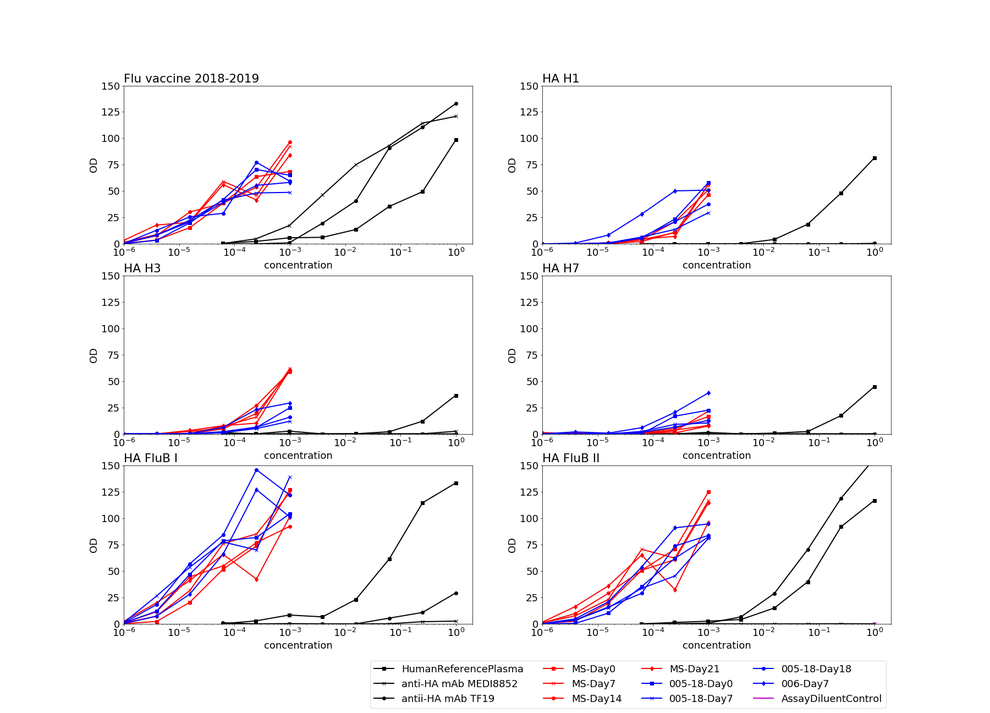
#> input picture notebooks_interpretation/20200330_COVID19Test_fluplate/ODvsConcentrationPerAb.png, 990 x 713 px, shrunk from 1800 x 1296 before the run
$ python -i img_processing.py   (imports and definitions only)
#> lines starting #> are read from the running program, lines starting #| are printed output that depends on the picture
import numpy as np
from skimage.morphology import disk, ball, binary_opening, binary_erosion


def get_unimodal_threshold(input_image):
    """Determines optimal unimodal threshold

    https://users.cs.cf.ac.uk/Paul.Rosin/resources/papers/unimodal2.pdf
    https://www.mathworks.com/matlabcentral/fileexchange/45443-rosin-thresholding

    :param np.array input_image: generate mask for this image
    :return float best_threshold: optimal lower threshold for the foreground
     hist
    """

    hist_counts, bin_edges = np.histogram(
        input_image,
        bins=256,
        range=(input_image.min(), np.percentile(input_image, 99.5))
    )
    bin_centers = (bin_edges[:-1] + bin_edges[1:]) / 2

    # assuming that background has the max count
    max_idx = np.argmax(hist_counts)
    int_with_max_count = bin_centers[max_idx]
    p1 = [int_with_max_count, hist_counts[max_idx]]

    # find last non-empty bin
    pos_counts_idx = np.where(hist_counts > 0)[0]
    last_binedge = pos_counts_idx[-1]
    p2 = [bin_centers[last_binedge], hist_counts[last_binedge]]

    best_threshold = -np.inf
    max_dist = -np.inf
    for idx in range(max_idx, last_binedge, 1):
        x0 = bin_centers[idx]
        y0 = hist_counts[idx]
        a = [p1[0] - p2[0], p1[1] - p2[1]]
        b = [x0 - p2[0], y0 - p2[1]]
        cross_ab = a[0] * b[1] - b[0] * a[1]
        per_dist = np.linalg.norm(cross_ab) / np.linalg.norm(a)
        if per_dist > max_dist:
            best_threshold = x0
            max_dist = per_dist
    assert best_threshold > -np.inf, 'Error in unimodal thresholding'
    return best_threshold


def create_unimodal_mask(input_image, str_elem_size=3):
    """Create a mask with unimodal thresholding and morphological operations

    unimodal thresholding seems to oversegment, erode it by a fraction

    :param np.array input_image: generate masks from this image
    :param int str_elem_size: size of the structuring element. typically 3, 5
    :return: mask of input_image, np.array
    """

    if np.min(input_image) == np.max(input_image):
        thr = np.unique(input_image)
    else:
        thr = get_unimodal_threshold(input_image)
    if len(input_image.shape) == 2:
        str_elem = disk(str_elem_size)
    else:
        str_elem = ball(str_elem_size)
    # remove small objects in mask
    thr_image = binary_opening(input_image > thr, str_elem)
    mask = binary_erosion(thr_image, str_elem)
    return mask

>>> import cv2
>>> picture = cv2.imread('../../notebooks_interpretation/20200330_COVID19Test_fluplate/ODvsConcentrationPerAb.png', cv2.IMREAD_GRAYSCALE)
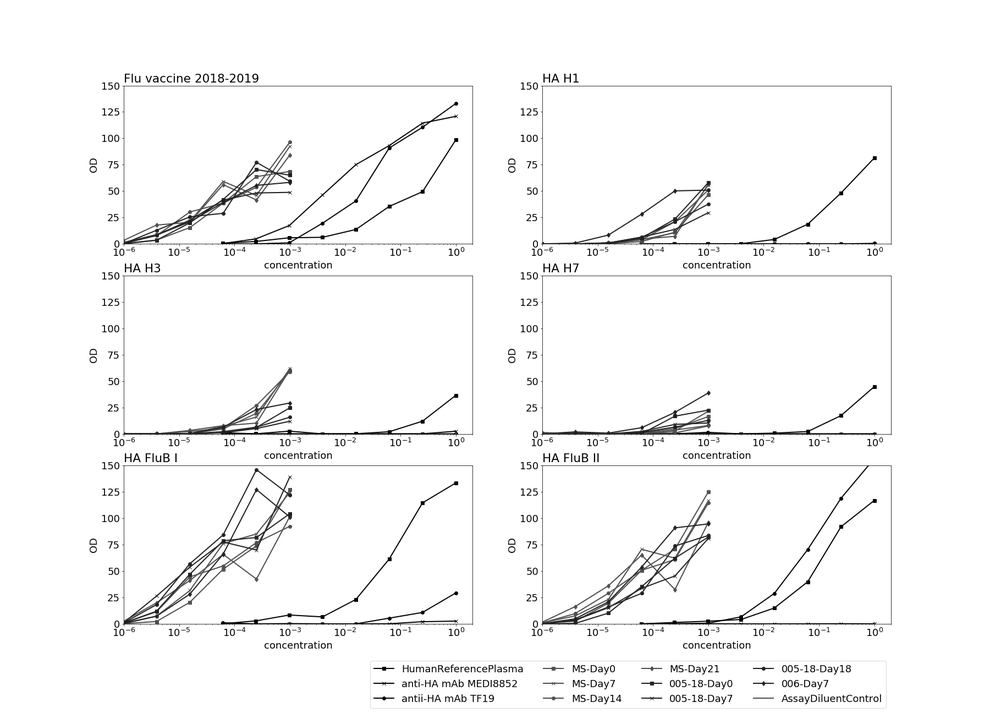
#> picture: shape (713, 990); min 0, max 255, mean 247.2
>>> result = create_unimodal_mask(picture)
#> in get_unimodal_threshold, `hist_counts, bin_edges = np.histogram( input_image, bins=256, range=(i..`: hist_counts = 256 values, max 625466 at index 255, min 32 at index 3, mean 2757.3; bin_edges = 257 values from 0 to 255
#> in get_unimodal_threshold, `bin_centers = (bin_edges[:-1] + bin_edges[1:]) / 2`: bin_centers = 256 values from 0.498 to 254.5
#> in get_unimodal_threshold, `max_idx = np.argmax(hist_counts)`: max_idx = 255
#> in get_unimodal_threshold, `int_with_max_count = bin_centers[max_idx]`: int_with_max_count = 254.5
#> in get_unimodal_threshold, `p1 = [int_with_max_count, hist_counts[max_idx]]`: p1 = [254.5, 625466]
#> in get_unimodal_threshold, `pos_counts_idx = np.where(hist_counts > 0)[0]`: pos_counts_idx = 256 values from 0 to 255
#> in get_unimodal_threshold, `last_binedge = pos_counts_idx[-1]`: last_binedge = 255
#> in get_unimodal_threshold, `p2 = [bin_centers[last_binedge], hist_counts[last_binedge]]`: p2 = [254.5, 625466]
#> after the loop in get_unimodal_threshold, `for idx in range(max_idx, last_binedge, 1):`: best_threshold = -inf
#> (the run stopped early here; a loop or call above may not have finished)
